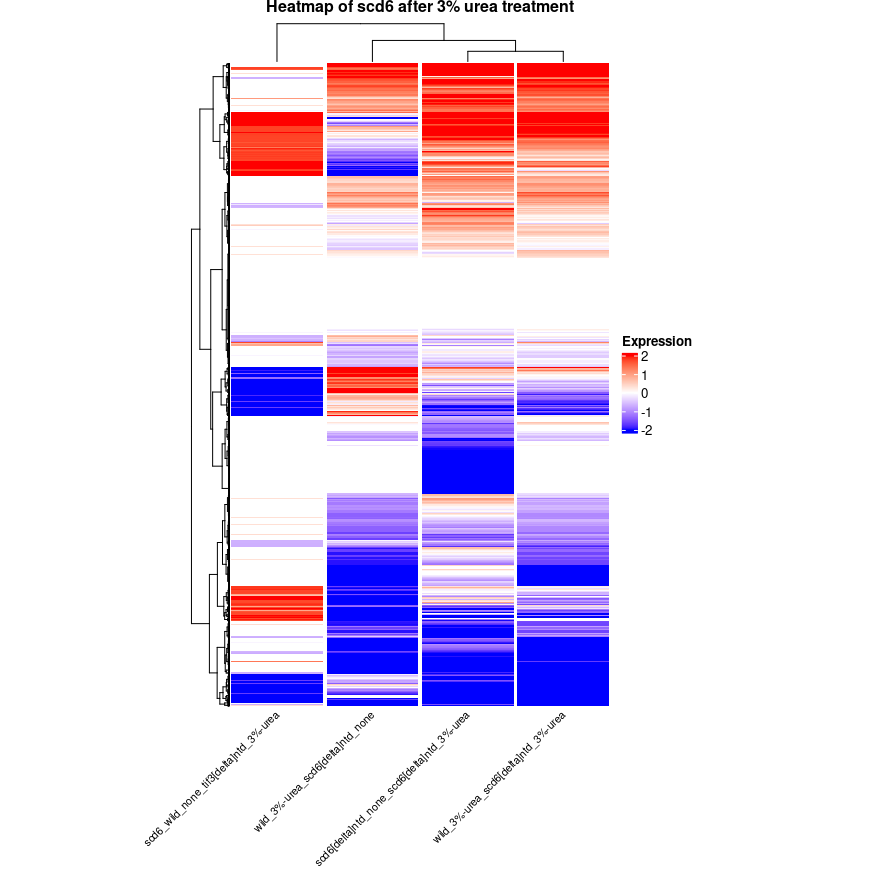

This chart was generated by the following R code:
library(tidyverse)
data_all <- list.files(path = "~/Desktop/scd6_data/accepted/log2fc",     
                       pattern = "*.csv", full.names = TRUE) %>%lapply(read_csv) %>%bind_cols
# (%>%) in order to perforn two steps in a single line
data_all <- data_all[,c(3,10,17,24)] # log2foldchange columns
colnames(data_all) <- c("scd6[delta]ntd_none_scd6[delta]ntd_3%-urea",
                        "scd6_wild_none_tif3[delta]ntd_3%-urea", "wild_3%-urea_scd6[delta]ntd_3%-urea", "wild_3%-urea_scd6[delta]ntd_none")
data_all <- data_all %>% column_to_rownames(var="gene") #column_to_rownames to presetve the column names 
data_all[is.na(data_all)] <- 0          # computes the gene variance 
library(ComplexHeatmap)
library(circlize)
Heatmap(data_all, name = "Expression",clustering_distance_columns=function(x) as.dist(1-cor(t(x))), clustering_method_columns="ward.D2",
        clustering_distance_rows="euclidean",clustering_method_rows="ward.D2", column_split = 6, col = colorRamp2(c(-2, 0, 2), c("blue", "white", "red")),
        column_title="Heatmap of scd6 after 3% urea treatment",column_title_gp = gpar(fontsize = 12, fontface = "bold"),
        width = unit(10, "cm"), height = unit(17, "cm"),column_names_rot = 45,
        column_names_gp = gpar(fontsize = 8))
# euclidean distance method has been used here for generating heatmap 
